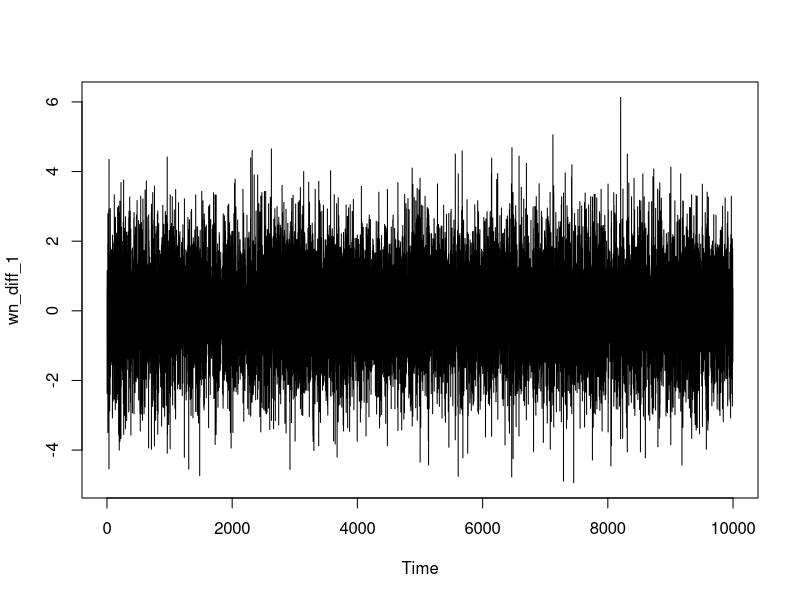
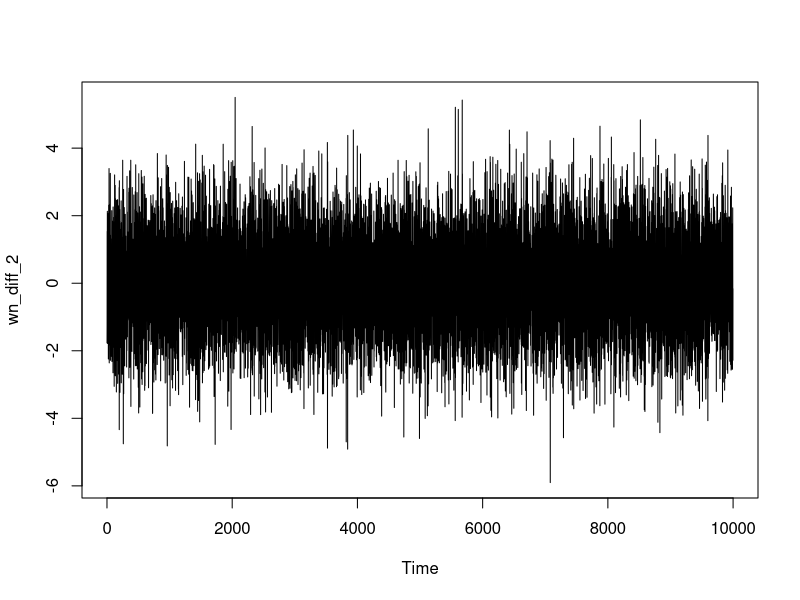
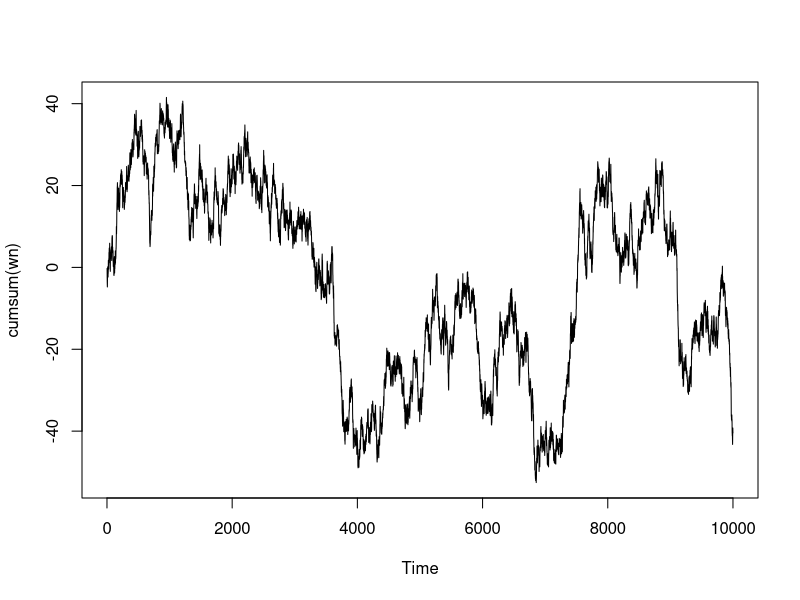
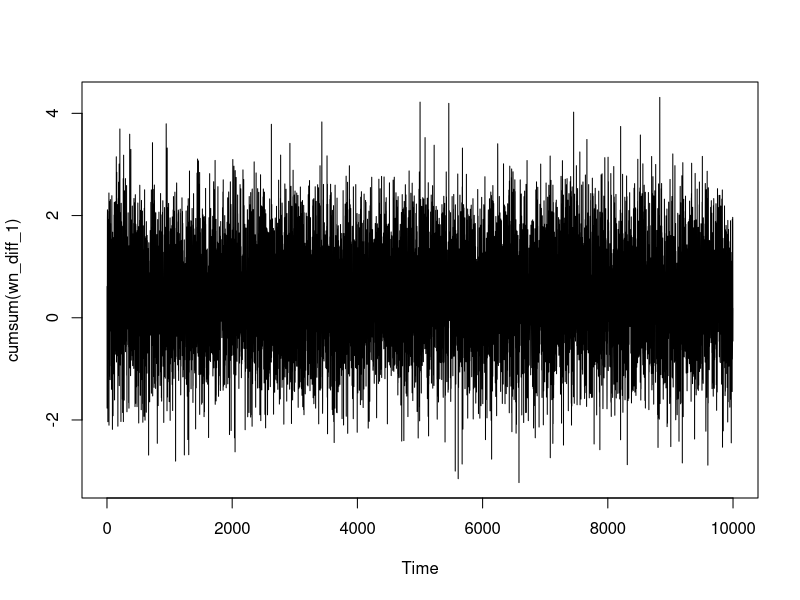
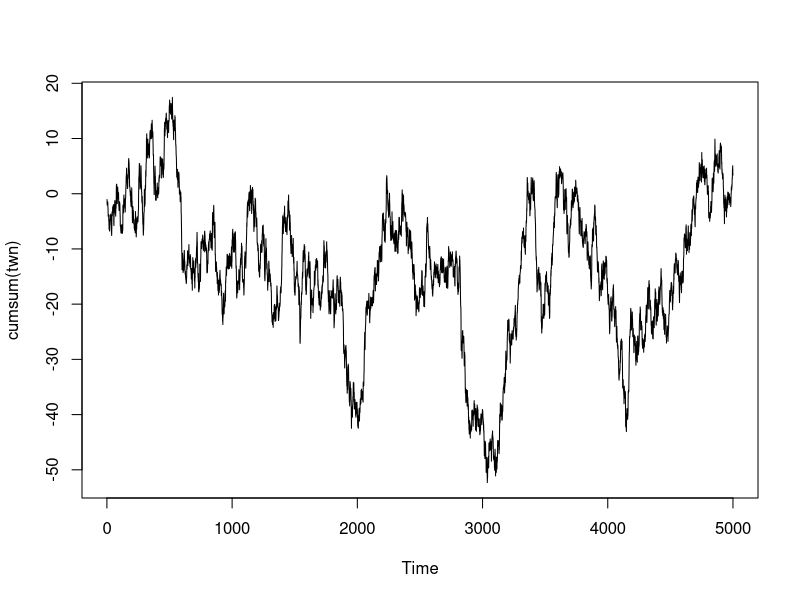
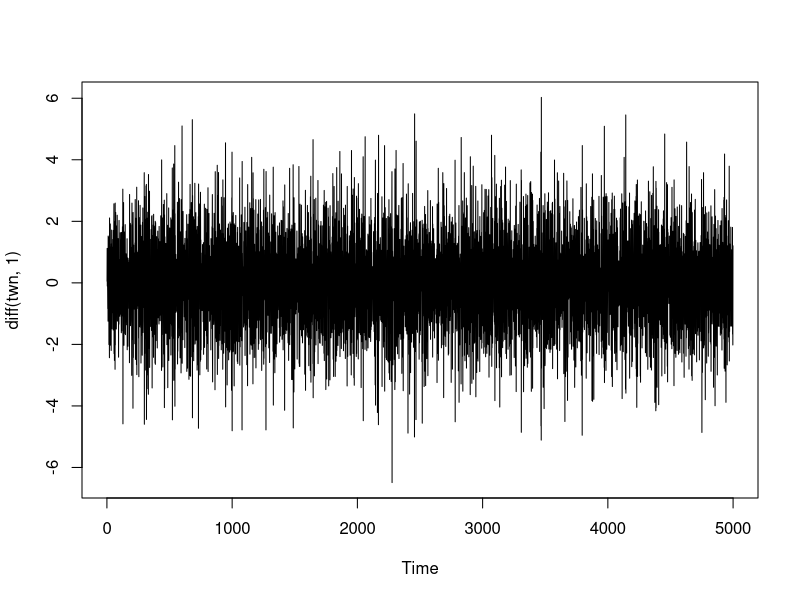

Write R code to recreate these figures, in order.
# Difference filter

wn <- rnorm(10000)
mean(wn)
var(wn)


# autocovariance
autocov <- function(V, tau = 0) {
  tau <- abs(tau)
  V_1 <- V[1:(length(V)-tau)]
  V_2 <- V[(1+tau):length(V)]
  return(cov(V_1, V_2))
}

autocov(wn)


for (j in -2:2) {
  print(sprintf("tau is %i, autocov is %.4f", j, autocov(wn, j)))
}
# !!!!! paste, paste0, and sprintf need to be printed using print when in a loop

?diff

wn_diff_1 <- diff(wn, 1)
mean(wn_diff_1)
var(wn_diff_1)


for (j in -2:2) {
  print(sprintf("tau is %i, autocov is %.4f", j, autocov(wn_diff_1, j)))
}

ts.plot(wn_diff_1)

wn_diff_2 <- diff(wn, 2)
mean(wn_diff_2)
var(wn_diff_2)


for (j in -2:2) {
  print(sprintf("tau is %i, autocov is %.4f", j, autocov(wn_diff_2, j)))
}

ts.plot(wn_diff_2)
ts.plot(cumsum(wn))
ts.plot(cumsum(wn_diff_1))

twn <- rt(5000, 10)
ts.plot(cumsum(twn))
ts.plot(diff(twn,1))
mean(twn)
var(twn)
mean(diff(twn, 1))
